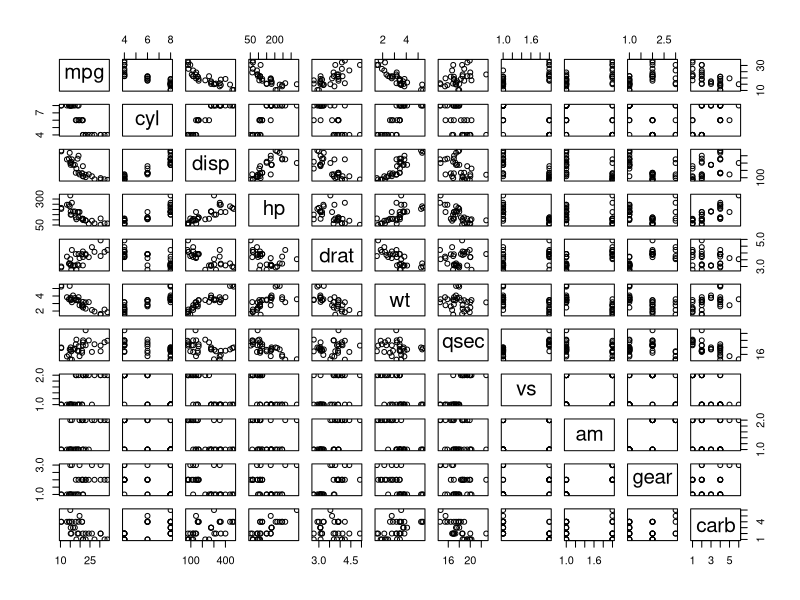
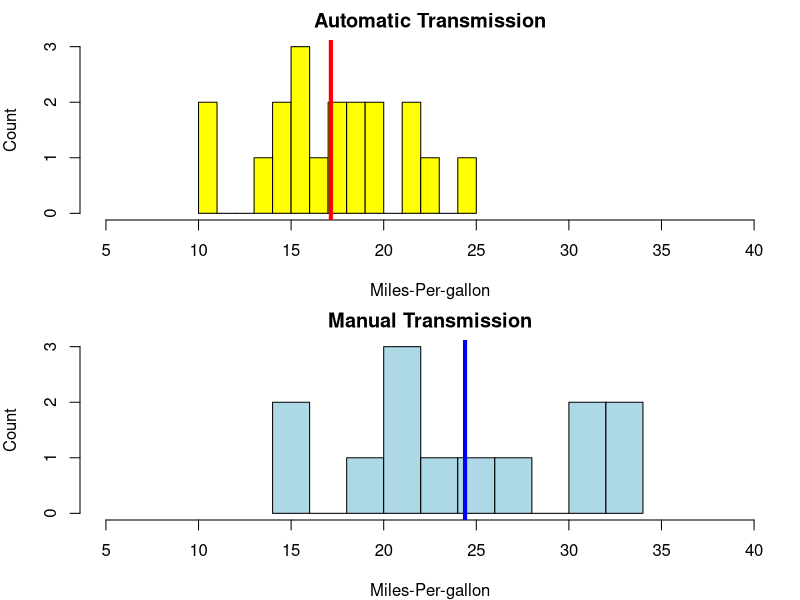
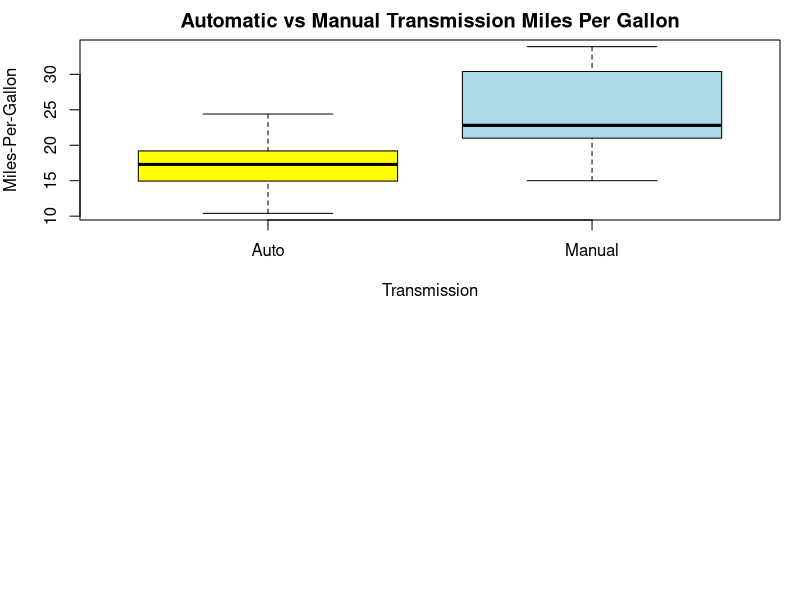
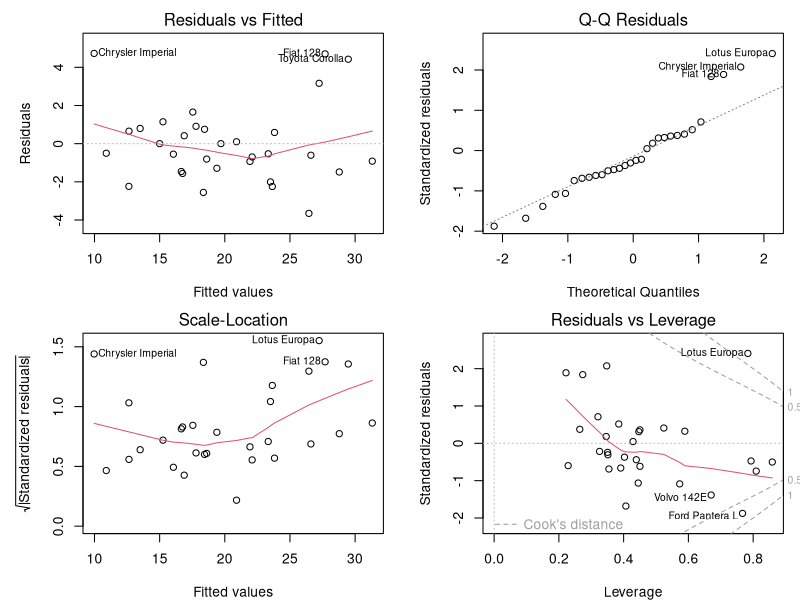
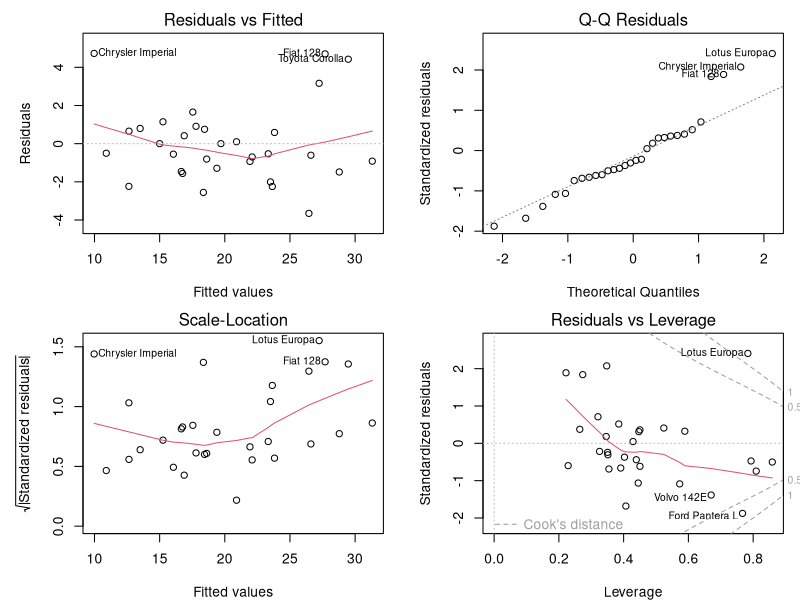

Here is the R script that generated these plots, in order:
## ---- chunk 1
sessionInfo()
## ---- chunk 2
rm(list=ls()); data("mtcars")
head(mtcars, 3)
## ---- chunk 3
any(is.na(mtcars))
## ---- chunk 4
data(mtcars)
mtcars$vs <- factor(mtcars$vs, labels = c("V-eng", "S-eng")); mtcars$am <- factor(mtcars$am, labels = c("Automatic", "Manual")); mtcars$gear <- factor(mtcars$gear); mtcars$carb <- factor(mtcars$carb)
head(mtcars,3)
## ---- chunk 5
pairs(mpg ~ ., data = mtcars)
## ---- chunk 6
par(mfrow = c(2,1), mar = c(4,4,2,1)) # set margin
data("mtcars")
mtcars$vs <- factor(mtcars$vs, labels = c("V-block", "S-block")); mtcars$am <- factor(mtcars$am, labels = c("Auto", "Manual")); mtcars$gear <- factor(mtcars$gear); mtcars$carb <- factor(mtcars$carb)
head(mtcars,3)
hist(mtcars$mpg[mtcars$am=="Auto"], breaks=10, xlab = "Miles-Per-gallon", ylab = "Count", main = "Automatic Transmission", col = "yellow", xlim = range(5:40))
abline(v=mean(mtcars$mpg[mtcars$am=="Auto"]), col="red", lwd = 4)
hist(mtcars$mpg[mtcars$am=="Manual"], breaks=10, xlab = "Miles-Per-gallon", ylab = "Count", main = "Manual Transmission", col="lightblue", xlim = range(5:40))
abline(v=mean(mtcars$mpg[mtcars$am=="Manual"]), col="blue", lwd = 4)
## ---- chunk 7
data("mtcars")
data("mtcars")
mtcars$vs <- factor(mtcars$vs, labels = c("V-block", "S-block")); mtcars$am <- factor(mtcars$am, labels = c("Auto", "Manual")); mtcars$gear <- factor(mtcars$gear); mtcars$carb <- factor(mtcars$carb)
head(mtcars,3)
boxplot(mpg ~ am, data = mtcars, col = (c("yellow","lightblue")), ylab = "Miles-Per-Gallon", xlab = "Transmission", main =  "Automatic vs Manual Transmission Miles Per Gallon")
## ---- chunk 8
fslrm <- lm(mpg ~ am, data = mtcars) 
coef(summary(fslrm))
## ---- chunk 9
data("mtcars")
f2 <- lm(mpg ~ factor(am) + wt, data = mtcars)
coef(summary(f2))
f3 <- lm(mpg ~ factor(am) * wt, data = mtcars)
coef(summary(f3))
## ---- chunk 10
par(mfrow = c(2, 2), mar = c(4, 5, 2, 1))
mlr1 <- lm(mpg ~ ., data = mtcars)
coef(summary(mlr1))
plot(mlr1)
## ---- chunk 11
par(mfrow = c(2, 2), mar = c(4, 5, 2, 1))
mlr1 <- lm(mpg ~ . -1, data = mtcars)
coef(summary(mlr1))
plot(mlr1)
## ---- chunk 12
data("mtcars")
names(mtcars)
fn1 <- lm(mpg ~ cyl + disp, data = mtcars)
fn2 <- update(fn1, mpg ~ cyl + disp + hp)
fn3 <- update(fn1, mpg ~ cyl + disp + hp + drat)
fn4 <- update(fn1, mpg ~ cyl + disp + hp + drat + wt)
fn5 <- update(fn1, mpg ~ cyl + disp + hp + drat + wt +  qsec)
fn6 <- update(fn1, mpg ~ cyl + disp + hp + drat + wt +  qsec + vs)
fn7 <- update(fn1, mpg ~ cyl + disp + hp + drat + wt +  qsec + vs +  am)
fn8 <- update(fn1, mpg ~ cyl + disp + hp + drat + wt +  qsec + vs +  am +  gear)
fn9 <- update(fn1, mpg ~ cyl + disp + hp + drat + wt +  qsec + vs +  am +  gear + carb)
anova(fn1, fn2, fn3, fn4, fn5, fn6, fn7, fn8, fn9) 
## ---- chunk 13
# beta0 = 0; beta1 = 1
# p = 1 / (1 + exp(-1 * (beta0 + beta1 * x)))
# 
# plot(x, y, frame = FALSE, xlab = "x", ylab = "y") lines(lowess(x, y), type = "l", col = "blue", lwd = 3)
# fit = glm(y ~ x, family = binomial)
# lines(x, predict(fit, type = "response"), lwd = 3, col = "red")
